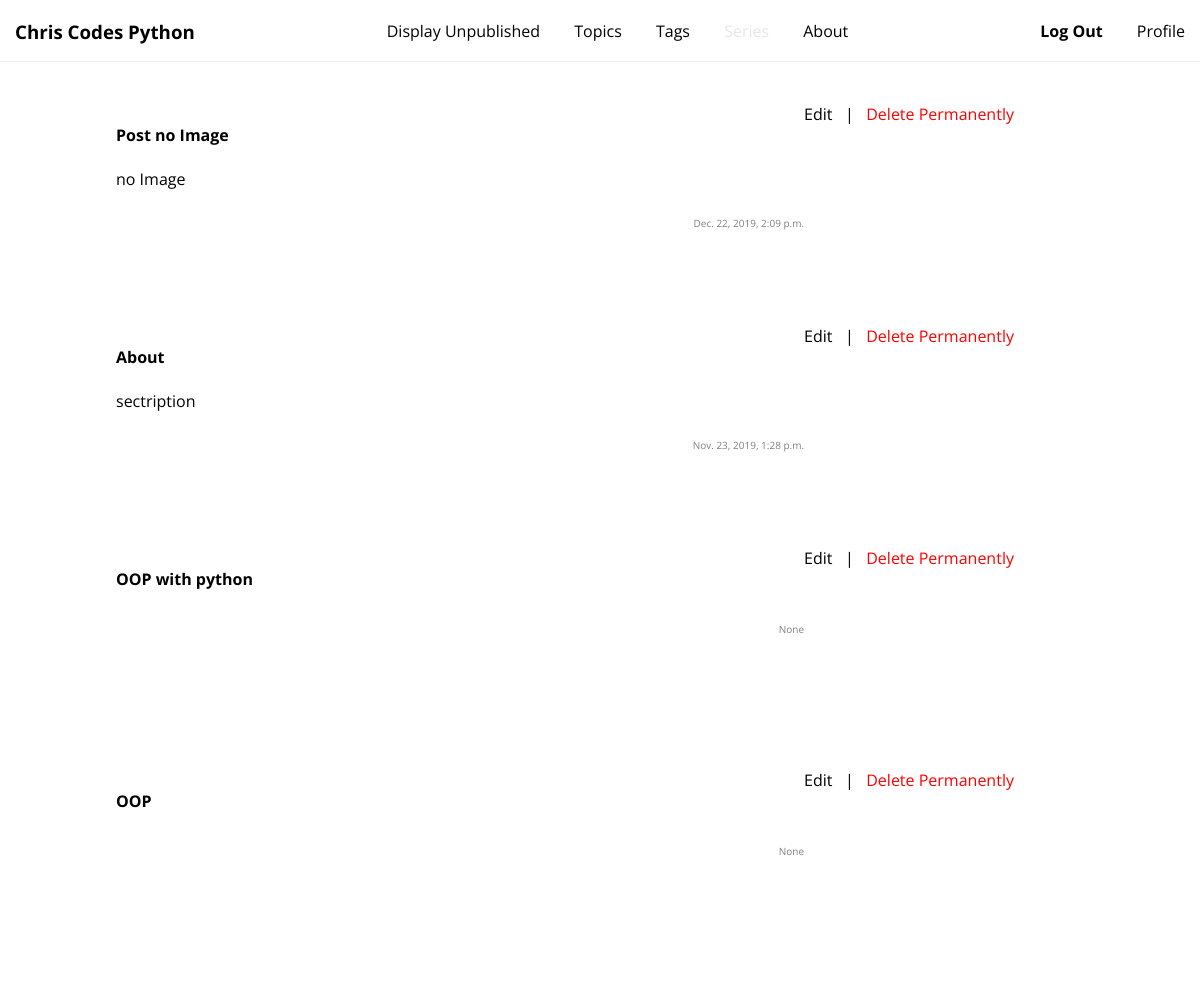
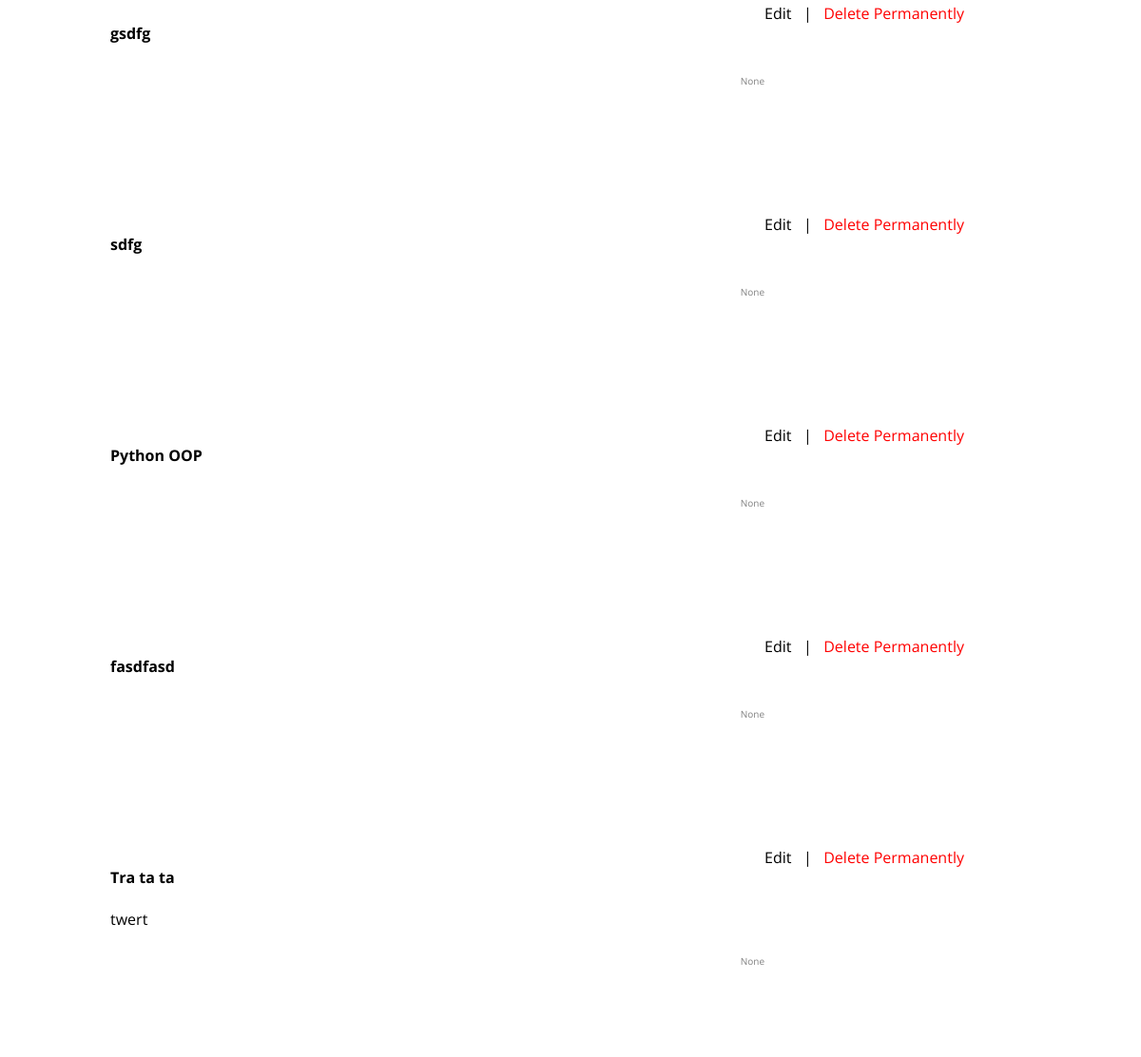
The page /post/post_list_all/ (signed in) on the database as committed earlier (2 pictures, top to bottom).
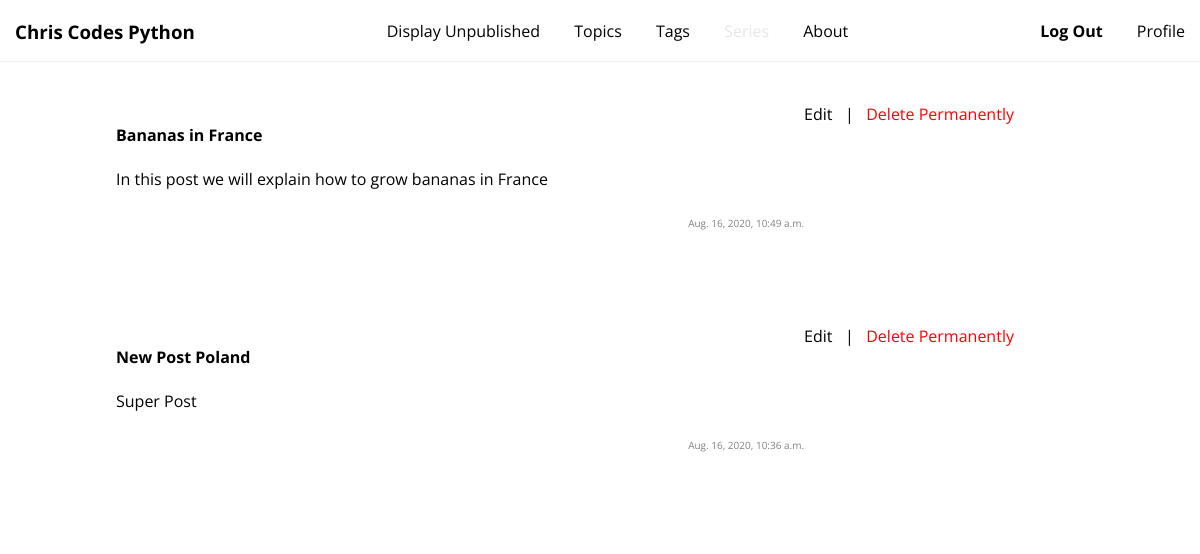
The same page on the database as committed later.
### post/models.py (models this page shows, shortened)
class Post(models.Model):
    title = models.CharField(max_length=128, unique=True)
    subtitle = models.CharField(max_length=128)
    description = models.CharField(max_length=512)
    publication_date = models.DateTimeField(blank=True, null=True)
    slug = models.SlugField(unique=True)
    is_published = models.BooleanField(default=False, blank=True, null=True)
    post_series = models.ForeignKey(
            PostSeries, on_delete=models.CASCADE,
            related_name='posts', null=True,
            blank=True,
        )
    topic = models.ForeignKey(
            Topic, on_delete=models.CASCADE,
            related_name='posts',
        )
    class Meta:
        ordering = ['-publication_date']

### post/views.py (the view)
# urls.py: path('post_list_all/', post_list_all, name='post_list_all'),
@login_required
def post_list_all(request):
    context = {}
    post_list = Post.objects.all()
    images = findCoverImg(post_list) # cover images
    context['post_list'] = zip(post_list, images)
    print(context)
    return render(request, 'post/post_list.html', context)

### accounts/models.py (called while the page is built)
    @property
    def is_staff(self):
        return self.staff

### post/views.py (called while the page is built)
def findCoverImg(post_list):
    img_array = []
    for post in post_list:
        cover_img=None
        for section in PostSection.objects.filter(post=post):
            if section.image:
                cover_img =  section.image
                break
        img_array.append( cover_img)
    return img_array

### post/templates/post/post_list.html (shortened to what this page needs)
{% extends 'base.html' %}
{% load static %}
{% block head %}
<link rel="stylesheet" href="{% static 'post/css/post_list.css' %}">
{% endblock %}
{% block body %}
<div id="post-container">
  <div class="section">
    <div class="home-image ">
    </div>
  </div>
  {% for post, image in post_list %}
  <div href="{% url 'post:post_detail' slug=post.slug %}" class="post-box post-highlight">
    <a href="{% url 'post:post_detail' slug=post.slug %}">
      <div class="post-description">
        <div class="post-main-info">
          <h4>{{ post.title }}</h4>
          <p>{{ post.description|slice:":255"|striptags }}</p>
        </div>
        <div class="post-info">
          <p class="post_pub_date">{{ post.publication_date }}</p>
        </div>
      </div>
    </a>
    {% if user.is_staff %}
    <div style="position:relative; bottom: 0px; float:left;">
      <a style="display:inline-block;" href="{% url 'post:post_update' post_id=post.id %}">Edit</a> &nbsp; | &nbsp;
      <a style="display:inline-block; color:red;" href="{% url 'post:post_delete' post_id=post.id %}">Delete
        Permanently</a>
    </div>
    {% endif %}
  </div>
  {% endfor %}
</div>
{% endblock %}

### templates/base.html (shortened to what this page needs)
{% load static %}
<!DOCTYPE html>
<html>
<head>
    <link rel="stylesheet" type="text/css"  href="{% static 'main.css' %}" />
    {% block head %}{% endblock %}
    <link rel="stylesheet" href="{% static 'header-navbar.css' %}">
</head>
<body>
      <div class="header-contatiner">
        {% include 'headerNavbar.html' %}
      </div>
      <div id="my-contatiner">
    {% block body %}
    {% endblock %}
    </div>
</body>
</html>

### templates/headerNavbar.html (shortened to what this page needs)
<div class="header-navbar">
  <div class="nav-left">
    <a  href="{% url 'index' %}">
      <h3 id="logo" class="">Chris Codes Python </h3>
    </a>
  </div>
  <div class="nav-center">
    {% if user.is_staff %}
    <a href="{% url 'post:post_list_all' %}">
       <p>
         Display Unpublished
       </p>
    </a>
    {% endif %}
    <a id='a-topic' href="{% url 'index' %}">
      <p>Topics</p>
    </a>
    <a href="{% url 'tags:tag_list' %}">
       <p>Tags</p>
     </a>
    <a href="#" class="disabled">
      <p>Series</p>
    </a>
    <a href="{% url 'post:post_detail' slug='about' %}">
      <p>About</p>
    </a>
  </div>
  <div class="nav-right">
    {% if user.is_authenticated %}
    <a href="{% url 'accounts:logout' %}">
      <p><strong> Log Out </strong></p>
    </a>
    <a href="{% url 'accounts:user_home' user_slug=user.slug %}">
      <p>Profile</p>
    </a>
    {% endif %}
  </div>
</div>

### static/main.css (style rules this page uses)
body { margin: 0px; padding: 0px; }
* { font-family: 'Open Sans', sans-serif; color: black; text-decoration: None; }
#my-contatiner { padding-top: 80px; position: relative; left:50%; transform: translateX(-50%); height: 100%; }
.section { padding:0px; }
.post_pub_date { color: gray; font-size: 10px; float: right; }
@media only screen and (min-width: 1200px) { #my-contatiner { width: 1000px; } }

### static/post/css/post_list.css (style rules this page uses)
#post-container { padding-top:0px; }
.post-box { transition-duration: .5s; padding:0px 0px 0px 15px; margin-bottom: 20px; overflow: auto; height: 200px; border:1px solid rgba(240,240,240,0); transition-duration: .3; }
.post-description { display: inline-block; width: 70%; float: left; }

### static/header-navbar.css (style rules this page uses)
.header-navbar { position: fixed; vertical-align: middle; z-index: 11; display: flex; justify-content: space-between; margin-bottom: 50px; border-bottom: 1px solid rgb(240,240,240); width: 100%; background: white; }
#logo { margin:18px 0px; }
.disabled, .disabled > p { color: rgb(230,230,230); cursor: not-allowed; }
.header-navbar > div { position: relative; }
.header-navbar > div > a { z-index: 11; height: 100%; margin: auto 15px; position:relative; display: inline-block; top: 50%; transform: translateY(-50%); }
.header-navbar > div > a > p { display: block; position: relative; top: 50%; transform:translateY(-50%); margin: 0px; }

Rows that differ between the two databases and show on the page:
removed Post: title "Post no Image", description "no Image", publication_date "Dec. 22, 2019, 2:09 p.m."
removed Post: title "About", description "sectription", publication_date "Nov. 23, 2019, 1:28 p.m."
removed Post: title "OOP with python", publication_date "None"
removed Post: title "OOP", publication_date "None"
removed Post: title "gsdfg", publication_date "None"
removed Post: title "sdfg", publication_date "None"
removed Post: title "Python OOP", publication_date "None"
removed Post: title "fasdfasd", publication_date "None"
removed Post: title "Tra ta ta", description "twert", publication_date "None"
added Post: title "Bananas in France", description "In this post we will explain how to grow bananas in France", publication_date "Aug. 16, 2020, 10:49 a.m."
added Post: title "New Post Poland", description "Super Post", publication_date "Aug. 16, 2020, 10:36 a.m."
